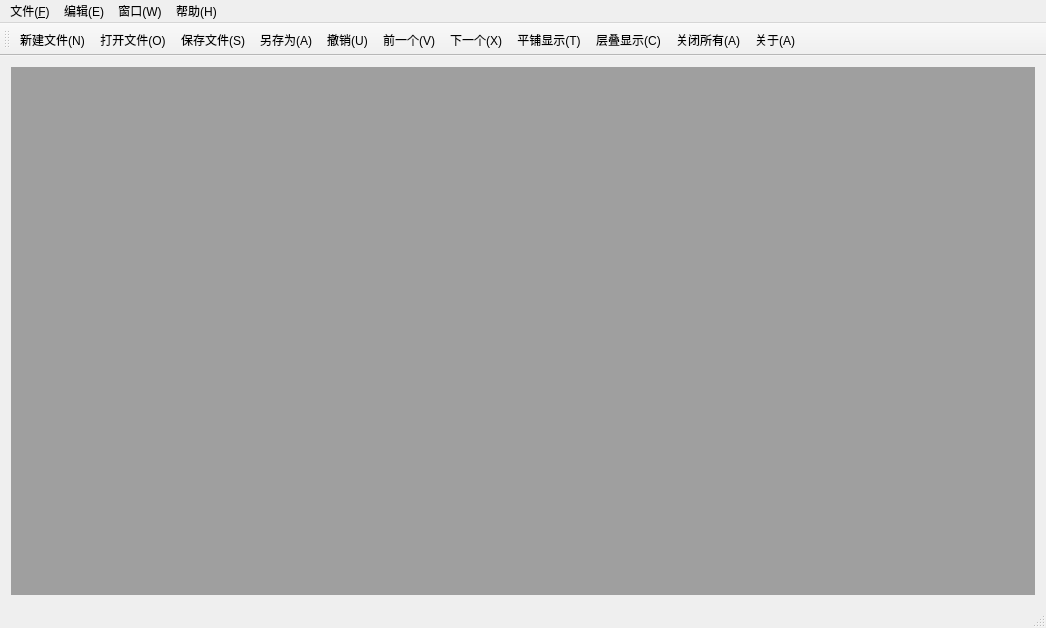
<?xml version="1.0" encoding="UTF-8"?>
<ui version="4.0">
 <class>MainWindowClass</class>
 <widget class="QMainWindow" name="MainWindowClass">
  <property name="geometry">
   <rect>
    <x>0</x>
    <y>0</y>
    <width>1046</width>
    <height>628</height>
   </rect>
  </property>
  <property name="windowTitle">
   <string>MainWindow</string>
  </property>
  <property name="windowIcon">
   <iconset>
    <normaloff>../../../../../图标-网上下载/ico/Documents Folder.ico</normaloff>../../../../../图标-网上下载/ico/Documents Folder.ico</iconset>
  </property>
  <widget class="QWidget" name="centralWidget">
   <layout class="QGridLayout" name="gridLayout">
    <item row="0" column="0">
     <widget class="QMdiArea" name="mdiArea"/>
    </item>
   </layout>
  </widget>
  <widget class="QMenuBar" name="menuBar">
   <property name="geometry">
    <rect>
     <x>0</x>
     <y>0</y>
     <width>1046</width>
     <height>26</height>
    </rect>
   </property>
   <widget class="QMenu" name="menu_F">
    <property name="title">
     <string>文件(&amp;F)</string>
    </property>
    <addaction name="actionNew"/>
    <addaction name="actionOpen"/>
    <addaction name="actionSave"/>
    <addaction name="actionSaveAs"/>
    <addaction name="actionExit"/>
    <addaction name="separator"/>
   </widget>
   <widget class="QMenu" name="menu_E">
    <property name="title">
     <string>编辑(E)</string>
    </property>
    <addaction name="actionUndo"/>
    <addaction name="actionRedo"/>
    <addaction name="actionCut"/>
    <addaction name="actionCopy"/>
    <addaction name="actionPaste"/>
   </widget>
   <widget class="QMenu" name="menu_W">
    <property name="title">
     <string>窗口(W)</string>
    </property>
    <addaction name="actionClose"/>
    <addaction name="actionCloseAll"/>
    <addaction name="actionTile"/>
    <addaction name="actionCascade"/>
    <addaction name="actionNext"/>
    <addaction name="actionPrevious"/>
   </widget>
   <widget class="QMenu" name="menu_H">
    <property name="title">
     <string>帮助(H)</string>
    </property>
    <addaction name="actionAbout"/>
    <addaction name="actionAboutQt"/>
   </widget>
   <addaction name="menu_F"/>
   <addaction name="menu_E"/>
   <addaction name="menu_W"/>
   <addaction name="menu_H"/>
  </widget>
  <widget class="QToolBar" name="mainToolBar">
   <attribute name="toolBarArea">
    <enum>TopToolBarArea</enum>
   </attribute>
   <attribute name="toolBarBreak">
    <bool>false</bool>
   </attribute>
   <addaction name="actionNew"/>
   <addaction name="actionOpen"/>
   <addaction name="actionSave"/>
   <addaction name="actionSaveAs"/>
   <addaction name="actionUndo"/>
   <addaction name="actionPrevious"/>
   <addaction name="actionNext"/>
   <addaction name="actionTile"/>
   <addaction name="actionCascade"/>
   <addaction name="actionCloseAll"/>
   <addaction name="actionAbout"/>
  </widget>
  <widget class="QStatusBar" name="statusBar"/>
  <action name="actionNew">
   <property name="icon">
    <iconset>
     <normaloff>../../../../../图标-网上下载/图标2-alibba/新建.png</normaloff>../../../../../图标-网上下载/图标2-alibba/新建.png</iconset>
   </property>
   <property name="text">
    <string>新建文件(N)</string>
   </property>
   <property name="shortcut">
    <string>Ctrl+N</string>
   </property>
  </action>
  <action name="actionOpen">
   <property name="icon">
    <iconset>
     <normaloff>../../../../../图标-网上下载/图标2-alibba/打开.png</normaloff>../../../../../图标-网上下载/图标2-alibba/打开.png</iconset>
   </property>
   <property name="text">
    <string>打开文件(O)</string>
   </property>
   <property name="shortcut">
    <string>Ctrl+O</string>
   </property>
  </action>
  <action name="actionSave">
   <property name="icon">
    <iconset>
     <normaloff>../../../../../图标-网上下载/图标2-alibba/保存.png</normaloff>../../../../../图标-网上下载/图标2-alibba/保存.png</iconset>
   </property>
   <property name="text">
    <string>保存文件(S)</string>
   </property>
   <property name="shortcut">
    <string>Ctrl+S</string>
   </property>
  </action>
  <action name="actionSaveAs">
   <property name="icon">
    <iconset>
     <normaloff>../../../../../图标-网上下载/图标2-alibba/另存为.png</normaloff>../../../../../图标-网上下载/图标2-alibba/另存为.png</iconset>
   </property>
   <property name="text">
    <string>另存为(A)</string>
   </property>
  </action>
  <action name="actionExit">
   <property name="text">
    <string>退出(X)</string>
   </property>
  </action>
  <action name="actionUndo">
   <property name="icon">
    <iconset>
     <normaloff>../../../../../图标-网上下载/图标2-alibba/撤销.png</normaloff>../../../../../图标-网上下载/图标2-alibba/撤销.png</iconset>
   </property>
   <property name="text">
    <string>撤销(U)</string>
   </property>
   <property name="shortcut">
    <string>Ctrl+Z</string>
   </property>
  </action>
  <action name="actionRedo">
   <property name="icon">
    <iconset>
     <normaloff>../../../../../图标-网上下载/图标2-alibba/恢复.png</normaloff>../../../../../图标-网上下载/图标2-alibba/恢复.png</iconset>
   </property>
   <property name="text">
    <string>恢复(R)</string>
   </property>
  </action>
  <action name="actionCut">
   <property name="text">
    <string>剪切(T)</string>
   </property>
   <property name="shortcut">
    <string>Ctrl+X</string>
   </property>
  </action>
  <action name="actionCopy">
   <property name="text">
    <string>复制(C)</string>
   </property>
   <property name="shortcut">
    <string>Ctrl+C</string>
   </property>
  </action>
  <action name="actionPaste">
   <property name="text">
    <string>粘贴(P)</string>
   </property>
   <property name="shortcut">
    <string>Ctrl+V</string>
   </property>
  </action>
  <action name="actionClose">
   <property name="text">
    <string>关闭(O)</string>
   </property>
  </action>
  <action name="actionCloseAll">
   <property name="icon">
    <iconset>
     <normaloff>../../../../../图标-网上下载/图标2-alibba/关闭.png</normaloff>../../../../../图标-网上下载/图标2-alibba/关闭.png</iconset>
   </property>
   <property name="text">
    <string>关闭所有(A)</string>
   </property>
  </action>
  <action name="actionTile">
   <property name="icon">
    <iconset>
     <normaloff>../../../../../图标-网上下载/图标2-alibba/平铺.png</normaloff>../../../../../图标-网上下载/图标2-alibba/平铺.png</iconset>
   </property>
   <property name="text">
    <string>平铺显示(T)</string>
   </property>
  </action>
  <action name="actionCascade">
   <property name="icon">
    <iconset>
     <normaloff>../../../../../图标-网上下载/图标2-alibba/层叠.png</normaloff>../../../../../图标-网上下载/图标2-alibba/层叠.png</iconset>
   </property>
   <property name="text">
    <string>层叠显示(C)</string>
   </property>
  </action>
  <action name="actionNext">
   <property name="icon">
    <iconset>
     <normaloff>../../../../../图标-网上下载/图标2-alibba/下张.png</normaloff>../../../../../图标-网上下载/图标2-alibba/下张.png</iconset>
   </property>
   <property name="text">
    <string>下一个(X)</string>
   </property>
  </action>
  <action name="actionPrevious">
   <property name="icon">
    <iconset>
     <normaloff>../../../../../图标-网上下载/图标2-alibba/上张.png</normaloff>../../../../../图标-网上下载/图标2-alibba/上张.png</iconset>
   </property>
   <property name="text">
    <string>前一个(V)</string>
   </property>
  </action>
  <action name="actionAbout">
   <property name="icon">
    <iconset>
     <normaloff>../../../../../图标-网上下载/图标2-alibba/问题.png</normaloff>../../../../../图标-网上下载/图标2-alibba/问题.png</iconset>
   </property>
   <property name="text">
    <string>关于(A)</string>
   </property>
  </action>
  <action name="actionAboutQt">
   <property name="text">
    <string>关于Qt(Q)</string>
   </property>
  </action>
 </widget>
 <layoutdefault spacing="6" margin="11"/>
 <resources>
  <include location="mainwindow.qrc"/>
 </resources>
 <connections/>
</ui>
